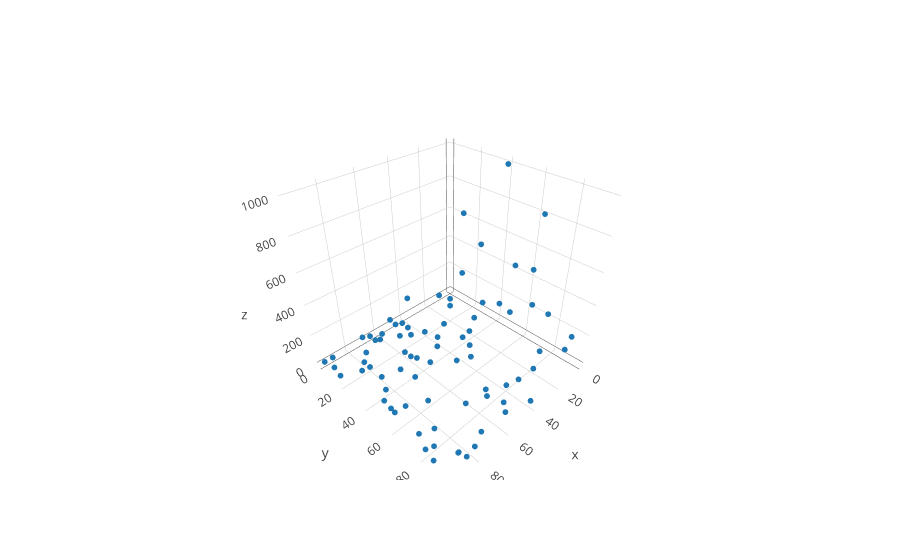

The cell this chart's notebook holds for it:
### Markdown cell above
Here, we take a sample of 20 percent of the above grid to "observe"

### Code cell
X_part, y_part = sim.rand_partial_grid(X, y, 0.2)
X_full, y_full, obs_idx, imag_idx = sim.fill_grid(X_part, y_part)

color = np.zeros(X_full.shape[0])
color[obs_idx] = 1.0
trace_partial_obs = go.Scatter3d(x = X_full[obs_idx, 0], y = X_full[obs_idx, 1],
                                 z= y[obs_idx], mode = 'markers', marker=dict(size = 2))
iplot([trace_partial_obs])

### Figure 1 — Plotly figure (JSON) as saved in the notebook; plotly's stock layout.template omitted (floating-point values rounded to 4 significant figures)
{"data": [{"marker": {"size": 2}, "mode": "markers", "type": "scatter3d", "x": [0, 0, 0, 0, 5, 5, 10, 10, 10, 10, 15, 15, 15, 15, 20, 25, 25, 25, 30, 30, 30, 30, 35, 35, 40, 40, 40, 40, 45, 45, 45, 45, 45, 45, 45, 50, 50, 50, 55, 55, 55, 55, 55, 60, 60, 60, 60, 60, 65, 65, 65, 70, 70, 70, 70, 75, 75, 75, 80, 80, 80, 80, 85, 85, 85, 85, 85, 85, 90, 90, 90, 90, 90, 90, 95, 95, 95, 95, 95, 95], "y": [25, 40, 50, 90, 45, 65, 0, 20, 70, 80, 25, 35, 60, 95, 45, 25, 80, 85, 25, 40, 45, 90, 35, 50, 5, 30, 80, 95, 5, 10, 25, 35, 50, 60, 90, 0, 5, 75, 15, 25, 40, 80, 90, 5, 25, 30, 35, 95, 0, 5, 10, 0, 45, 80, 90, 10, 40, 60, 15, 20, 30, 95, 20, 40, 55, 75, 90, 95, 0, 45, 50, 70, 80, 95, 0, 10, 15, 60, 80, 85], "z": [465, 995, 433, 158, 163, 499, 10, 286, 322, 316, 721, 55, 243, 200, 254, 199, 949, 63, 37, 26, 105, 257, 260, 64, 175, 27, 16, 21, 12, 7, 68, 21, 16, 115, 175, 38, 32, 24, 37, 109, 3, 56, 95, 20, 10, 12, 35, 112, 2, 3, 41, 25, 39, 130, 17, 7, 95, 23, 3, 2, 1, 57, 11, 22, 25, 40, 11, 35, 3, 22, 7, 1, 8, 120, 5, 35, 10, 110, 36, 6]}], "layout": {}}
